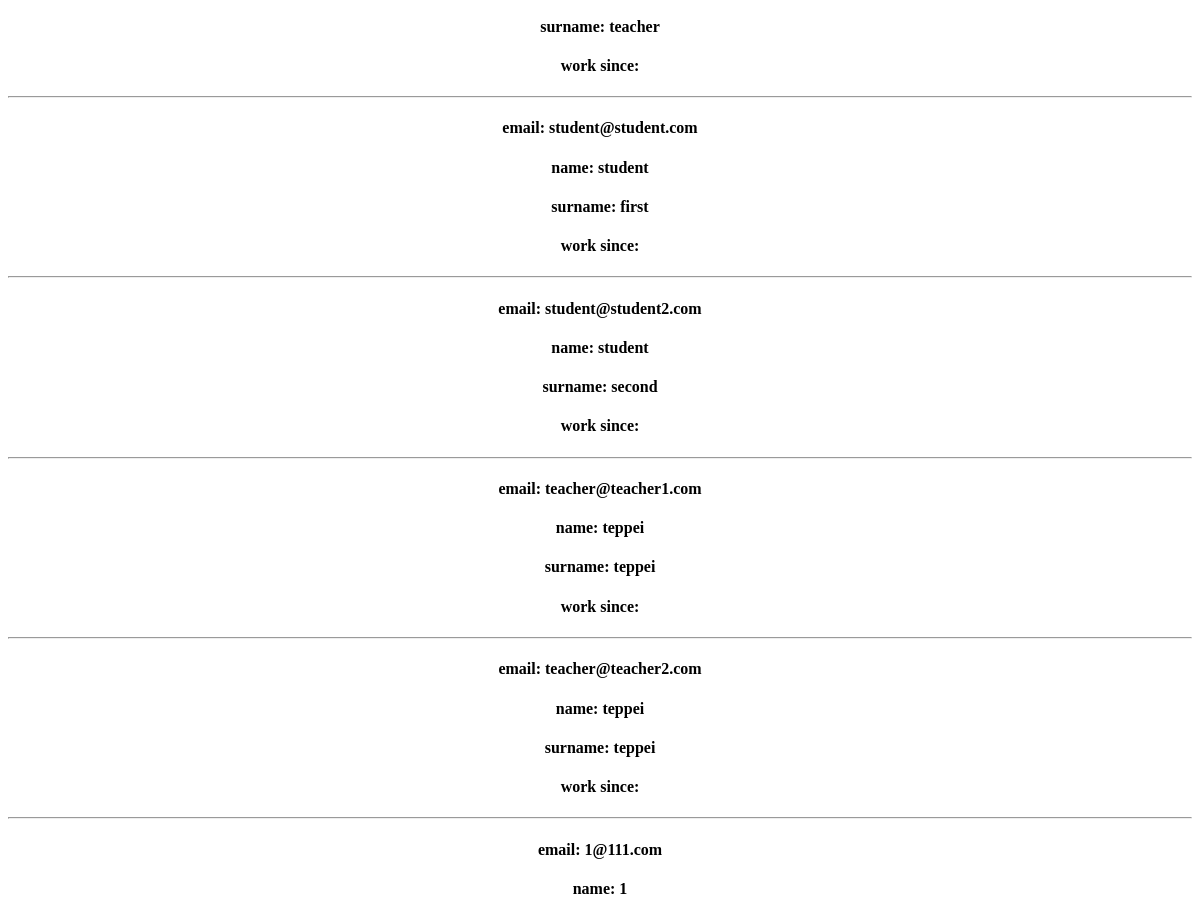
Before: /main/ (middle part) with the older database file.
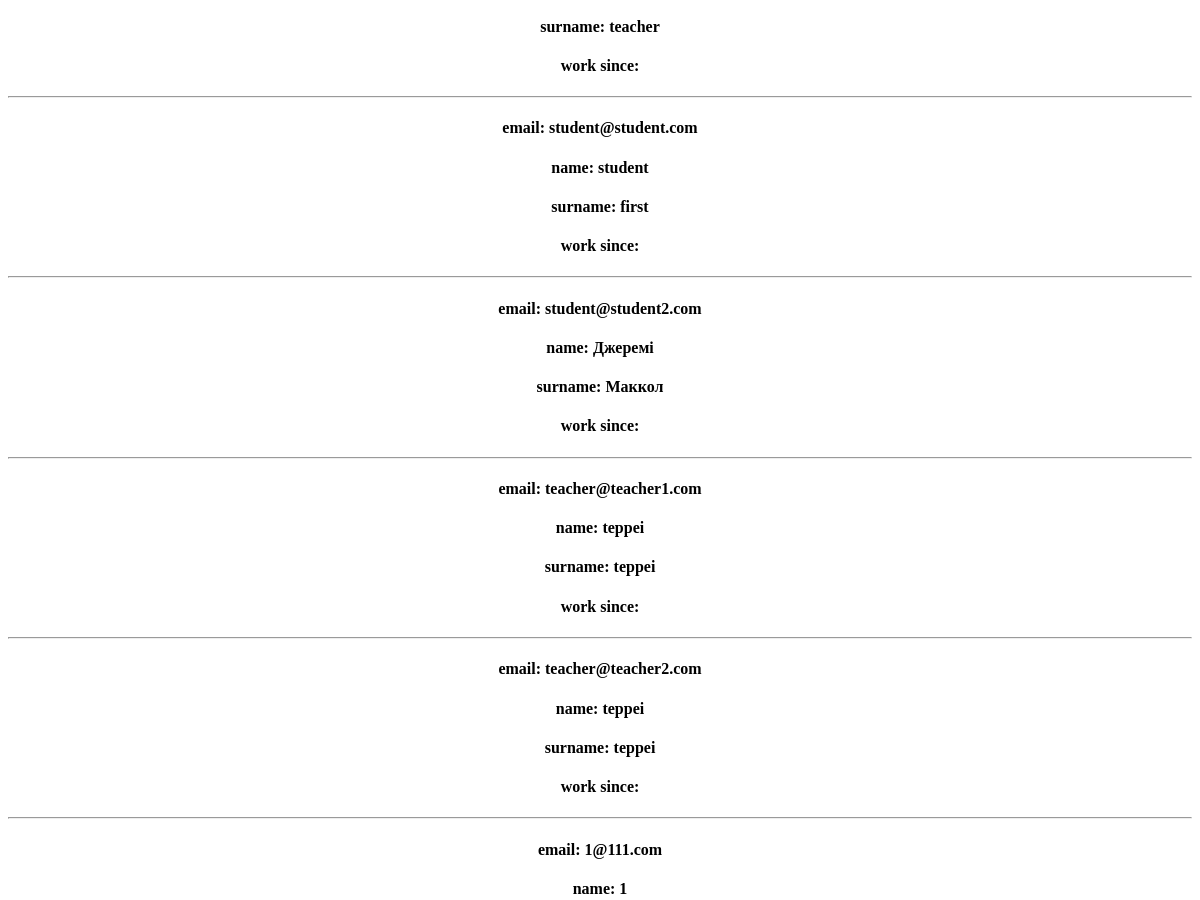
After: the same page with the newer database file.
### journal/models.py (models this page shows, shortened)
class CustomUser(AbstractBaseUser):
    name = models.CharField(max_length=15, null=False, verbose_name="Ім'я")
    surname = models.CharField(max_length=15, null=False, verbose_name="Прізвище")
    patronymic = models.CharField(max_length=15, blank=True, null=True, verbose_name="По батькові")
    email = models.EmailField(unique=True)  # require
    phone_number = models.CharField(max_length=16, blank=True, null=True, verbose_name="Номер телефону")
    avatar = models.ImageField(upload_to='user/avatar/', blank=True, null=True, verbose_name="Аватар")
    date_of_birth = models.DateField(null=True, verbose_name="День народження")
    about = models.TextField(null=True, verbose_name="Про себе")
    role = models.CharField(max_length=8, null=False, default="Other", verbose_name="Роль")
    is_active = models.BooleanField(default=True)
    is_staff = models.BooleanField(default=False)
    is_admin = models.BooleanField(default=False)
    USERNAME_FIELD = 'email'
    REQUIRED_FIELDS = ["name", "surname"]
    objects = CustomUserManager()

### journal/views.py (the view)
# urls.py: path('', own_profile, name="main"),
def main(request):
    user_model = get_user_model()
    all_users = user_model.objects.all()
    return render(request, 'journal/main.html', {'all_users': all_users, 'title': "main"})

### journal/templates/journal/main.html (shortened to what this page needs)
{% extends 'journal/base.html' %}
{% block main %}
{% for user in all_users %}
<h4>email: {{ user.email }}</h4>
<h4>name: {{ user.name }}</h4>
<h4>surname: {{ user.surname }}</h4>
<h4>work since: {{ user.teacher.working_since }}</h4>
<hr>
{% endfor %}
{% endblock %}

Changed rows visible on the page:
changed CustomUser "student@student2.com": name "student" → "Джеремі"; surname "second" → "Маккол"
